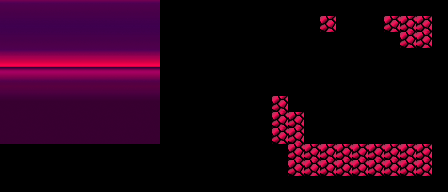

This game map was drawn from its Tiled (.tmx) file and the tilesets committed beside it. A one-line description and the trimmed map source follow:
An orthogonal 28x12 tile map with 16x16 px tiles, 1 tile layer (edge tiles), 1 image layer and 48 objects (32x EnemyBasic, 2x EnemySpike, Player, Dog4, EnemyFish, ...).

<map version="1.0" tiledversion="v1.0.3-399-ge7b903e" orientation="orthogonal" renderorder="right-down" width="28" height="12" tilewidth="16" tileheight="16" infinite="0" nextobjectid="277">
 <tileset firstgid="1" name="tilemap" tilewidth="16" tileheight="16" tilecount="256" columns="16">
  <image source="../image/tilemap.png" width="256" height="256" />
 </tileset>
 <imagelayer name="Parallax_layer1">
  <image source="../image/bg13.png" width="160" height="144" />
  <properties>
   <property name="ratio" value="0.75" />
  </properties>
 </imagelayer>
 <objectgroup name="entities">
  <object id="1" name="Player" x="28.5" y="67" width="16" height="16" />
  <object id="15" name="Dog4" x="383.346" y="60.826" width="72" height="72">
   <properties>
    <property name="nextLevel" value="14boss11" />
   </properties>
  </object>
  <object id="38" name="Path" type="EnemyBasic" x="242.273" y="122.864">
   <polyline points="3.33333,-53.3333 -22,-30 -160.333,-16.3333" />
  </object>
  <object id="51" name="Path" type="EnemyBasic" x="576.5" y="106">
   <polyline points="3.33333,-53.3333 -22,-30 -160.333,-16.3333" />
  </object>
  <object id="94" name="Path" type="EnemyBasic" x="238.5" y="114">
   <polyline points="3.33333,-53.3333 -22,-30 -160.333,-16.3333" />
  </object>
  <object id="95" name="Path" type="EnemyBasic" x="234" y="104">
   <polyline points="3.33333,-53.3333 -22,-30 -160.333,-16.3333" />
  </object>
  <object id="96" name="Path" type="EnemyBasic" x="229" y="95">
   <polyline points="3.33333,-53.3333 -22,-30 -160.333,-16.3333" />
  </object>
  <object id="97" name="Path" type="EnemyBasic" x="223.5" y="85.5">
   <polyline points="3.33333,-53.3333 -22,-30 -160.333,-16.3333" />
  </object>
  <object id="98" name="Path" type="EnemyBasic" x="217" y="78">
   <polyline points="3.33333,-53.3333 -22,-30 -160.333,-16.3333" />
  </object>
  <object id="108" name="Path" type="EnemySpike" x="258" y="125.5">
   <polyline points="0,0 -25,0" />
  </object>
  <object id="109" name="Path" type="EnemyBasic" x="253" y="110.5">
   <polyline points="0,0 -25,0" />
  </object>
  <object id="110" name="Path" type="EnemyBasic" x="255" y="134">
   <polyline points="0,0 -25,0" />
  </object>
  <object id="120" name="Path" type="EnemyBasic" x="433.5" y="90">
   <polyline points="0,0 -25,0" />
  </object>
  <object id="121" name="Path" type="EnemyBasic" x="381" y="133.5">
   <polyline points="0,0 -25,0" />
  </object>
  <object id="122" name="Path" type="EnemyBasic" x="390.5" y="112.5">
   <polyline points="0,0 -25,0" />
  </object>
  <object id="129" name="Path" type="EnemyBasic" x="465" y="24">
   <polyline points="0,0 -42,24 -80.5,30.5 -109.5,19 -133.5,36 -144.5,97.5" />
  </object>
  <object id="131" name="Path" type="EnemyBasic" x="470" y="35">
   <polyline points="0,0 -42,24 -80.5,30.5 -109.5,19 -133.5,36 -144.5,97.5" />
  </object>
  <object id="133" name="Path" type="EnemyBasic" x="302.5" y="53.5">
   <polyline points="0,0 -25,0" />
  </object>
  <object id="134" name="Path" type="EnemyBasic" x="299.5" y="62">
   <polyline points="0,0 -25,0" />
  </object>
  <object id="136" name="Path" type="EnemyBasic" x="483.5" y="51.5">
   <polyline points="0,0 -42,24 -80.5,30.5 -109.5,19 -133.5,36 -144.5,97.5" />
  </object>
  <object id="194" name="Path" type="EnemyBasic" x="304.5" y="81.5">
   <polyline points="0,0 -166,1" />
  </object>
  <object id="195" name="Path" type="EnemyBasic" x="314.5" y="91.5">
   <polyline points="0,0 -166,1" />
  </object>
  <object id="196" name="Path" type="EnemyBasic" x="280" y="135">
   <polyline points="0,0 -166,1" />
  </object>
  <object id="197" name="Path" type="EnemyBasic" x="330.5" y="117">
   <polyline points="0,0 -166,1" />
  </object>
  <object id="198" name="Path" type="EnemyBasic" x="380" y="27.5">
   <polyline points="0,0 -166,1" />
  </object>
  <object id="199" name="Path" type="EnemyBasic" x="439.5" y="43">
   <polyline points="0,0 -166,1" />
  </object>
  <object id="200" name="Path" type="EnemyBasic" x="401.5" y="57.5">
   <polyline points="0,0 -166,1" />
  </object>
  <object id="206" name="Path" type="EnemyBasic" x="461" y="125">
   <polyline points="0,0 -166,1" />
  </object>
  <object id="207" name="Path" type="EnemyBasic" x="476.5" y="145">
   <polyline points="0,0 -166,1" />
  </object>
  <object id="208" name="Path" type="EnemyBasic" x="557" y="111.5">
   <polyline points="0,0 -166,1" />
  </object>
  <object id="226" name="Path" type="EnemyBasic" x="374" y="89">
   <polyline points="0,0 -25,0" />
  </object>
  <object id="227" name="Path" type="EnemyBasic" x="345.5" y="71">
   <polyline points="0,0 -25,0" />
  </object>
  <object id="228" name="Path" type="EnemyBasic" x="389" y="75">
   <polyline points="0,0 -25,0" />
  </object>
  <object id="240" name="Path" type="EnemyBasic" x="186.5" y="54">
   <polyline points="0,0 -25,0" />
  </object>
  <object id="241" name="Path" type="EnemyFish" x="192" y="88">
   <polyline points="0,0 -25,0" />
  </object>
  <object id="242" name="Path" type="EnemySpike" x="196.5" y="64.5">
   <polyline points="0,0 -25,0" />
  </object>
  <object id="243" name="Path" type="EnemyShooter" x="350" y="105.5">
   <polyline points="0,0 -25,0" />
  </object>
  <object id="255" name="Path" type="EnemyBasic" x="273.5" y="97">
   <polyline points="0,0 -25,0" />
  </object>
 </objectgroup>
 <layer name="edge tiles" width="28" height="12">
  <data>[336 cells, 29 non-empty, 1 distinct tile ids]</data>
 </layer>
 <objectgroup color="#ff0000" name="collision layer" opacity="0.79">
  <object id="16" x="0" y="0" width="449" height="16" />
  <object id="17" x="0" y="175" width="448" height="16" />
  <object id="33" x="0.666663" y="0" width="15.3333" height="190" />
  <object id="41" x="432.167" y="0" width="18.3333" height="189.333" />
  <object id="271" x="271.548" y="94.9259" width="16.6365" height="16" />
  <object id="272" x="271.548" y="111.695" width="32.2489" height="31.6124" />
  <object id="273" x="319.001" y="15.6948" width="16.6365" height="16" />
  <object id="274" x="383.34" y="16.4466" width="47.0304" height="16" />
  <object id="275" x="415.894" y="32.5245" width="16.7449" height="16" />
  <object id="276" x="287.139" y="143.84" width="146.373" height="31.6124" />
 </objectgroup>
</map>
